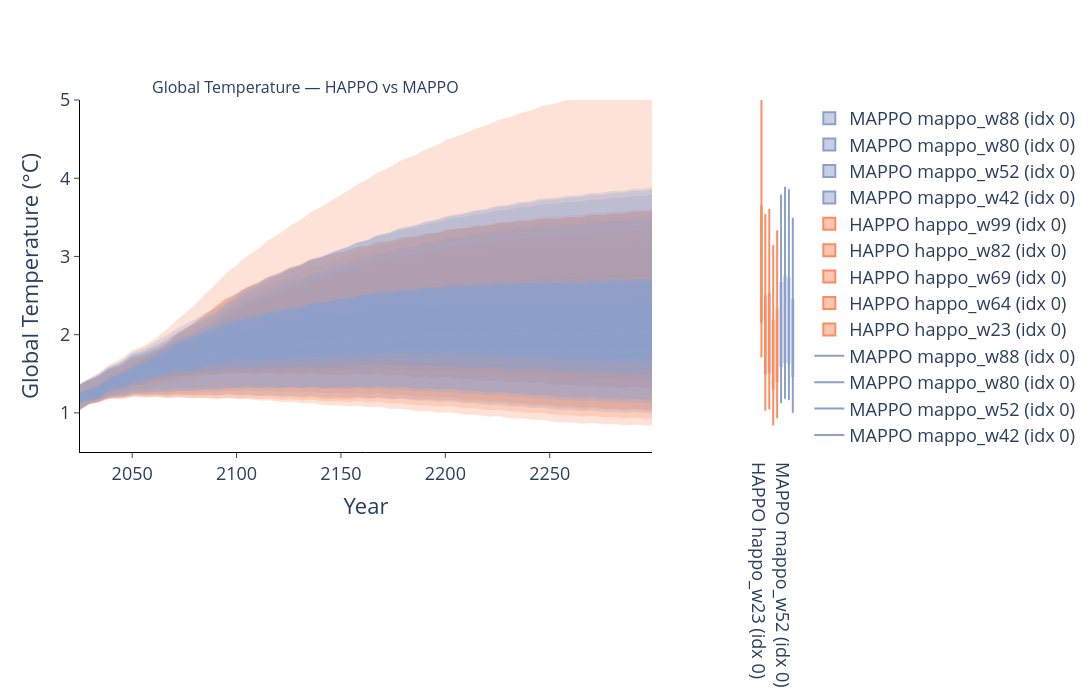

Source (notebook cell):
### Code cell
## Plot 1 — Global Temperature: HAPPO vs MAPPO

happo_temp_paths = [
    npy_path(happo_runs[n], happo_info[n]['prefix'], 'global_temperature')
    for n in happo_runs
]
mappo_temp_paths = [
    npy_path(mappo_runs[n], mappo_info[n]['prefix'], 'global_temperature')
    for n in mappo_runs
]

fig_temp = plot_comparison_with_boxplots(
    data_paths=happo_temp_paths + mappo_temp_paths,
    labels=all_labels,
    start_year=2015,
    end_year=2300,
    data_timestep=5,
    timestep=1,
    visualization_start_year=2025,
    visualization_end_year=2299,
    yaxis_range=[0.5, 5],
    plot_title='Global Temperature — HAPPO vs MAPPO',
    output_path='.',
    xaxis_title='Year',
    yaxis_title='Global Temperature (°C)',
    template='plotly_white',
    width=1200,
    height=700,
    colors=all_colors,
    linecolors=all_lines,
    show_red_dashed_line=False,
    saving=False,
    show_interquartile_range=True,
    transpose_data=True,
)
fig_temp.show()

### Figure 1 — Plotly figure (JSON) as saved in the notebook; plotly's stock layout.template omitted (floating-point values rounded to 4 significant figures; data arrays with more than 128 entries replaced by an {"elided": "..."} marker saying what was removed)
{"data": [{"line": {"color": "rgba(252, 141, 98, 1)"}, "mode": "lines", "name": "HAPPO happo_w23 (idx 0)", "type": "scatter", "x": {"elided": "275 int values"}, "xaxis": "x", "y": {"elided": "275 float values"}, "yaxis": "y"}, {"fillcolor": "rgba(252, 141, 98, 0.25)", "line": {"width": 0}, "mode": "lines", "showlegend": false, "type": "scatter", "x": {"elided": "275 int values"}, "xaxis": "x", "y": {"elided": "275 float values"}, "yaxis": "y"}, {"fill": "tonexty", "fillcolor": "rgba(252, 141, 98, 0.25)", "line": {"width": 0}, "mode": "lines", "showlegend": false, "type": "scatter", "x": {"elided": "275 int values"}, "xaxis": "x", "y": {"elided": "275 float values"}, "yaxis": "y"}, {"fillcolor": "rgba(252, 141, 98, 0.55)", "line": {"width": 0}, "mode": "lines", "showlegend": false, "type": "scatter", "x": {"elided": "275 int values"}, "xaxis": "x", "y": {"elided": "275 float values"}, "yaxis": "y"}, {"fill": "tonexty", "fillcolor": "rgba(252, 141, 98, 0.55)", "line": {"width": 0}, "mode": "lines", "showlegend": false, "type": "scatter", "x": {"elided": "275 int values"}, "xaxis": "x", "y": {"elided": "275 float values"}, "yaxis": "y"}, {"line": {"color": "rgba(252, 141, 98, 1)"}, "mode": "lines", "name": "HAPPO happo_w64 (idx 0)", "type": "scatter", "x": {"elided": "275 int values"}, "xaxis": "x", "y": {"elided": "275 float values"}, "yaxis": "y"}, {"fillcolor": "rgba(252, 141, 98, 0.25)", "line": {"width": 0}, "mode": "lines", "showlegend": false, "type": "scatter", "x": {"elided": "275 int values"}, "xaxis": "x", "y": {"elided": "275 float values"}, "yaxis": "y"}, {"fill": "tonexty", "fillcolor": "rgba(252, 141, 98, 0.25)", "line": {"width": 0}, "mode": "lines", "showlegend": false, "type": "scatter", "x": {"elided": "275 int values"}, "xaxis": "x", "y": {"elided": "275 float values"}, "yaxis": "y"}, {"fillcolor": "rgba(252, 141, 98, 0.55)", "line": {"width": 0}, "mode": "lines", "showlegend": false, "type": "scatter", "x": {"elided": "275 int values"}, "xaxis": "x", "y": {"elided": "275 float values"}, "yaxis": "y"}, {"fill": "tonexty", "fillcolor": "rgba(252, 141, 98, 0.55)", "line": {"width": 0}, "mode": "lines", "showlegend": false, "type": "scatter", "x": {"elided": "275 int values"}, "xaxis": "x", "y": {"elided": "275 float values"}, "yaxis": "y"}, {"line": {"color": "rgba(252, 141, 98, 1)"}, "mode": "lines", "name": "HAPPO happo_w69 (idx 0)", "type": "scatter", "x": {"elided": "275 int values"}, "xaxis": "x", "y": {"elided": "275 float values"}, "yaxis": "y"}, {"fillcolor": "rgba(252, 141, 98, 0.25)", "line": {"width": 0}, "mode": "lines", "showlegend": false, "type": "scatter", "x": {"elided": "275 int values"}, "xaxis": "x", "y": {"elided": "275 float values"}, "yaxis": "y"}, {"fill": "tonexty", "fillcolor": "rgba(252, 141, 98, 0.25)", "line": {"width": 0}, "mode": "lines", "showlegend": false, "type": "scatter", "x": {"elided": "275 int values"}, "xaxis": "x", "y": {"elided": "275 float values"}, "yaxis": "y"}, {"fillcolor": "rgba(252, 141, 98, 0.55)", "line": {"width": 0}, "mode": "lines", "showlegend": false, "type": "scatter", "x": {"elided": "275 int values"}, "xaxis": "x", "y": {"elided": "275 float values"}, "yaxis": "y"}, {"fill": "tonexty", "fillcolor": "rgba(252, 141, 98, 0.55)", "line": {"width": 0}, "mode": "lines", "showlegend": false, "type": "scatter", "x": {"elided": "275 int values"}, "xaxis": "x", "y": {"elided": "275 float values"}, "yaxis": "y"}, {"line": {"color": "rgba(252, 141, 98, 1)"}, "mode": "lines", "name": "HAPPO happo_w82 (idx 0)", "type": "scatter", "x": {"elided": "275 int values"}, "xaxis": "x", "y": {"elided": "275 float values"}, "yaxis": "y"}, {"fillcolor": "rgba(252, 141, 98, 0.25)", "line": {"width": 0}, "mode": "lines", "showlegend": false, "type": "scatter", "x": {"elided": "275 int values"}, "xaxis": "x", "y": {"elided": "275 float values"}, "yaxis": "y"}, {"fill": "tonexty", "fillcolor": "rgba(252, 141, 98, 0.25)", "line": {"width": 0}, "mode": "lines", "showlegend": false, "type": "scatter", "x": {"elided": "275 int values"}, "xaxis": "x", "y": {"elided": "275 float values"}, "yaxis": "y"}, {"fillcolor": "rgba(252, 141, 98, 0.55)", "line": {"width": 0}, "mode": "lines", "showlegend": false, "type": "scatter", "x": {"elided": "275 int values"}, "xaxis": "x", "y": {"elided": "275 float values"}, "yaxis": "y"}, {"fill": "tonexty", "fillcolor": "rgba(252, 141, 98, 0.55)", "line": {"width": 0}, "mode": "lines", "showlegend": false, "type": "scatter", "x": {"elided": "275 int values"}, "xaxis": "x", "y": {"elided": "275 float values"}, "yaxis": "y"}, {"line": {"color": "rgba(252, 141, 98, 1)"}, "mode": "lines", "name": "HAPPO happo_w99 (idx 0)", "type": "scatter", "x": {"elided": "275 int values"}, "xaxis": "x", "y": {"elided": "275 float values"}, "yaxis": "y"}, {"fillcolor": "rgba(252, 141, 98, 0.25)", "line": {"width": 0}, "mode": "lines", "showlegend": false, "type": "scatter", "x": {"elided": "275 int values"}, "xaxis": "x", "y": {"elided": "275 float values"}, "yaxis": "y"}, {"fill": "tonexty", "fillcolor": "rgba(252, 141, 98, 0.25)", "line": {"width": 0}, "mode": "lines", "showlegend": false, "type": "scatter", "x": {"elided": "275 int values"}, "xaxis": "x", "y": {"elided": "275 float values"}, "yaxis": "y"}, {"fillcolor": "rgba(252, 141, 98, 0.55)", "line": {"width": 0}, "mode": "lines", "showlegend": false, "type": "scatter", "x": {"elided": "275 int values"}, "xaxis": "x", "y": {"elided": "275 float values"}, "yaxis": "y"}, {"fill": "tonexty", "fillcolor": "rgba(252, 141, 98, 0.55)", "line": {"width": 0}, "mode": "lines", "showlegend": false, "type": "scatter", "x": {"elided": "275 int values"}, "xaxis": "x", "y": {"elided": "275 float values"}, "yaxis": "y"}, {"line": {"color": "rgba(141, 160, 203, 1)"}, "mode": "lines", "name": "MAPPO mappo_w42 (idx 0)", "type": "scatter", "x": {"elided": "275 int values"}, "xaxis": "x", "y": {"elided": "275 float values"}, "yaxis": "y"}, {"fillcolor": "rgba(141, 160, 203, 0.25)", "line": {"width": 0}, "mode": "lines", "showlegend": false, "type": "scatter", "x": {"elided": "275 int values"}, "xaxis": "x", "y": {"elided": "275 float values"}, "yaxis": "y"}, {"fill": "tonexty", "fillcolor": "rgba(141, 160, 203, 0.25)", "line": {"width": 0}, "mode": "lines", "showlegend": false, "type": "scatter", "x": {"elided": "275 int values"}, "xaxis": "x", "y": {"elided": "275 float values"}, "yaxis": "y"}, {"fillcolor": "rgba(141, 160, 203, 0.55)", "line": {"width": 0}, "mode": "lines", "showlegend": false, "type": "scatter", "x": {"elided": "275 int values"}, "xaxis": "x", "y": {"elided": "275 float values"}, "yaxis": "y"}, {"fill": "tonexty", "fillcolor": "rgba(141, 160, 203, 0.55)", "line": {"width": 0}, "mode": "lines", "showlegend": false, "type": "scatter", "x": {"elided": "275 int values"}, "xaxis": "x", "y": {"elided": "275 float values"}, "yaxis": "y"}, {"line": {"color": "rgba(141, 160, 203, 1)"}, "mode": "lines", "name": "MAPPO mappo_w52 (idx 0)", "type": "scatter", "x": {"elided": "275 int values"}, "xaxis": "x", "y": {"elided": "275 float values"}, "yaxis": "y"}, {"fillcolor": "rgba(141, 160, 203, 0.25)", "line": {"width": 0}, "mode": "lines", "showlegend": false, "type": "scatter", "x": {"elided": "275 int values"}, "xaxis": "x", "y": {"elided": "275 float values"}, "yaxis": "y"}, {"fill": "tonexty", "fillcolor": "rgba(141, 160, 203, 0.25)", "line": {"width": 0}, "mode": "lines", "showlegend": false, "type": "scatter", "x": {"elided": "275 int values"}, "xaxis": "x", "y": {"elided": "275 float values"}, "yaxis": "y"}, {"fillcolor": "rgba(141, 160, 203, 0.55)", "line": {"width": 0}, "mode": "lines", "showlegend": false, "type": "scatter", "x": {"elided": "275 int values"}, "xaxis": "x", "y": {"elided": "275 float values"}, "yaxis": "y"}, {"fill": "tonexty", "fillcolor": "rgba(141, 160, 203, 0.55)", "line": {"width": 0}, "mode": "lines", "showlegend": false, "type": "scatter", "x": {"elided": "275 int values"}, "xaxis": "x", "y": {"elided": "275 float values"}, "yaxis": "y"}, {"line": {"color": "rgba(141, 160, 203, 1)"}, "mode": "lines", "name": "MAPPO mappo_w80 (idx 0)", "type": "scatter", "x": {"elided": "275 int values"}, "xaxis": "x", "y": {"elided": "275 float values"}, "yaxis": "y"}, {"fillcolor": "rgba(141, 160, 203, 0.25)", "line": {"width": 0}, "mode": "lines", "showlegend": false, "type": "scatter", "x": {"elided": "275 int values"}, "xaxis": "x", "y": {"elided": "275 float values"}, "yaxis": "y"}, {"fill": "tonexty", "fillcolor": "rgba(141, 160, 203, 0.25)", "line": {"width": 0}, "mode": "lines", "showlegend": false, "type": "scatter", "x": {"elided": "275 int values"}, "xaxis": "x", "y": {"elided": "275 float values"}, "yaxis": "y"}, {"fillcolor": "rgba(141, 160, 203, 0.55)", "line": {"width": 0}, "mode": "lines", "showlegend": false, "type": "scatter", "x": {"elided": "275 int values"}, "xaxis": "x", "y": {"elided": "275 float values"}, "yaxis": "y"}, {"fill": "tonexty", "fillcolor": "rgba(141, 160, 203, 0.55)", "line": {"width": 0}, "mode": "lines", "showlegend": false, "type": "scatter", "x": {"elided": "275 int values"}, "xaxis": "x", "y": {"elided": "275 float values"}, "yaxis": "y"}, {"line": {"color": "rgba(141, 160, 203, 1)"}, "mode": "lines", "name": "MAPPO mappo_w88 (idx 0)", "type": "scatter", "x": {"elided": "275 int values"}, "xaxis": "x", "y": {"elided": "275 float values"}, "yaxis": "y"}, {"fillcolor": "rgba(141, 160, 203, 0.25)", "line": {"width": 0}, "mode": "lines", "showlegend": false, "type": "scatter", "x": {"elided": "275 int values"}, "xaxis": "x", "y": {"elided": "275 float values"}, "yaxis": "y"}, {"fill": "tonexty", "fillcolor": "rgba(141, 160, 203, 0.25)", "line": {"width": 0}, "mode": "lines", "showlegend": false, "type": "scatter", "x": {"elided": "275 int values"}, "xaxis": "x", "y": {"elided": "275 float values"}, "yaxis": "y"}, {"fillcolor": "rgba(141, 160, 203, 0.55)", "line": {"width": 0}, "mode": "lines", "showlegend": false, "type": "scatter", "x": {"elided": "275 int values"}, "xaxis": "x", "y": {"elided": "275 float values"}, "yaxis": "y"}, {"fill": "tonexty", "fillcolor": "rgba(141, 160, 203, 0.55)", "line": {"width": 0}, "mode": "lines", "showlegend": false, "type": "scatter", "x": {"elided": "275 int values"}, "xaxis": "x", "y": {"elided": "275 float values"}, "yaxis": "y"}, {"marker": {"color": "rgba(252, 141, 98, 1)", "line": {"color": "gray", "width": 0.3}}, "name": "HAPPO happo_w23 (idx 0)", "type": "box", "width": 0.2, "xaxis": "x2", "y": [1.939, 3.494, 2.014, 2.447, 2.778, 3.127, 3.688, 2.682, 5.219, 4.441, 2.067, 5.057, 1.714, 2.608, 3.079], "yaxis": "y2"}, {"marker": {"color": "rgba(252, 141, 98, 1)", "line": {"color": "gray", "width": 0.3}}, "name": "HAPPO happo_w64 (idx 0)", "type": "box", "width": 0.2, "xaxis": "x2", "y": [1.216, 2.434, 1.377, 1.591, 1.839, 2.002, 2.504, 1.766, 3.225, 2.923, 1.473, 3.539, 1.031, 1.737, 2.02], "yaxis": "y2"}, {"marker": {"color": "rgba(252, 141, 98, 1)", "line": {"color": "gray", "width": 0.3}}, "name": "HAPPO happo_w69 (idx 0)", "type": "box", "width": 0.2, "xaxis": "x2", "y": [1.231, 2.476, 1.394, 1.611, 1.869, 2.034, 2.54, 1.793, 3.29, 2.983, 1.488, 3.608, 1.047, 1.761, 2.055], "yaxis": "y2"}, {"marker": {"color": "rgba(252, 141, 98, 1)", "line": {"color": "gray", "width": 0.3}}, "name": "HAPPO happo_w82 (idx 0)", "type": "box", "width": 0.2, "xaxis": "x2", "y": [1.016, 2.158, 1.191, 1.351, 1.587, 1.703, 2.179, 1.517, 2.704, 2.528, 1.297, 3.143, 0.8432, 1.499, 1.743], "yaxis": "y2"}, {"marker": {"color": "rgba(252, 141, 98, 1)", "line": {"color": "gray", "width": 0.3}}, "name": "HAPPO happo_w99 (idx 0)", "type": "box", "width": 0.2, "xaxis": "x2", "y": [1.111, 2.289, 1.281, 1.465, 1.706, 1.844, 2.333, 1.635, 2.952, 2.716, 1.381, 3.333, 0.9321, 1.611, 1.873], "yaxis": "y2"}, {"marker": {"color": "rgba(141, 160, 203, 1)", "line": {"color": "gray", "width": 0.3}}, "name": "MAPPO mappo_w42 (idx 0)", "type": "box", "width": 0.2, "xaxis": "x2", "y": [1.316, 2.603, 1.471, 1.713, 1.98, 2.165, 2.682, 1.901, 3.519, 3.163, 1.56, 3.791, 1.127, 1.865, 2.18], "yaxis": "y2"}, {"marker": {"color": "rgba(141, 160, 203, 1)", "line": {"color": "gray", "width": 0.3}}, "name": "MAPPO mappo_w52 (idx 0)", "type": "box", "width": 0.2, "xaxis": "x2", "y": [1.373, 2.672, 1.522, 1.78, 2.047, 2.248, 2.769, 1.969, 3.667, 3.264, 1.608, 3.888, 1.181, 1.93, 2.253], "yaxis": "y2"}, {"marker": {"color": "rgba(141, 160, 203, 1)", "line": {"color": "gray", "width": 0.3}}, "name": "MAPPO mappo_w80 (idx 0)", "type": "box", "width": 0.2, "xaxis": "x2", "y": [1.356, 2.652, 1.507, 1.76, 2.027, 2.223, 2.743, 1.949, 3.623, 3.235, 1.594, 3.86, 1.165, 1.911, 2.232], "yaxis": "y2"}, {"marker": {"color": "rgba(141, 160, 203, 1)", "line": {"color": "gray", "width": 0.3}}, "name": "MAPPO mappo_w88 (idx 0)", "type": "box", "width": 0.2, "xaxis": "x2", "y": [1.183, 2.398, 1.348, 1.553, 1.802, 1.957, 2.456, 1.729, 3.15, 2.871, 1.445, 3.492, 1.001, 1.7, 1.98], "yaxis": "y2"}], "layout": {"annotations": [{"font": {"size": 16}, "showarrow": false, "text": "Global Temperature — HAPPO vs MAPPO", "x": 0.315, "xanchor": "center", "xref": "paper", "y": 1, "yanchor": "bottom", "yref": "paper"}, {"font": {"size": 16}, "showarrow": false, "text": " ", "x": 0.865, "xanchor": "center", "xref": "paper", "y": 1, "yanchor": "bottom", "yref": "paper"}], "font": {"size": 18}, "height": 700, "width": 1200, "xaxis": {"anchor": "y", "domain": [0, 0.8], "linecolor": "black", "linewidth": 1, "showgrid": false, "showline": true, "ticks": "outside", "title": {"text": "Year"}}, "xaxis2": {"anchor": "y2", "domain": [0.95, 1], "showgrid": false}, "yaxis": {"anchor": "x", "domain": [0, 1], "dtick": 1, "linecolor": "black", "linewidth": 1, "range": [0.5, 5], "showgrid": false, "showline": true, "tick0": 0, "ticks": "outside", "title": {"text": "Global Temperature (°C)"}}, "yaxis2": {"anchor": "x2", "domain": [0, 1], "range": [0.5, 5], "showgrid": false, "showticklabels": false, "title": {"text": " "}}}}
